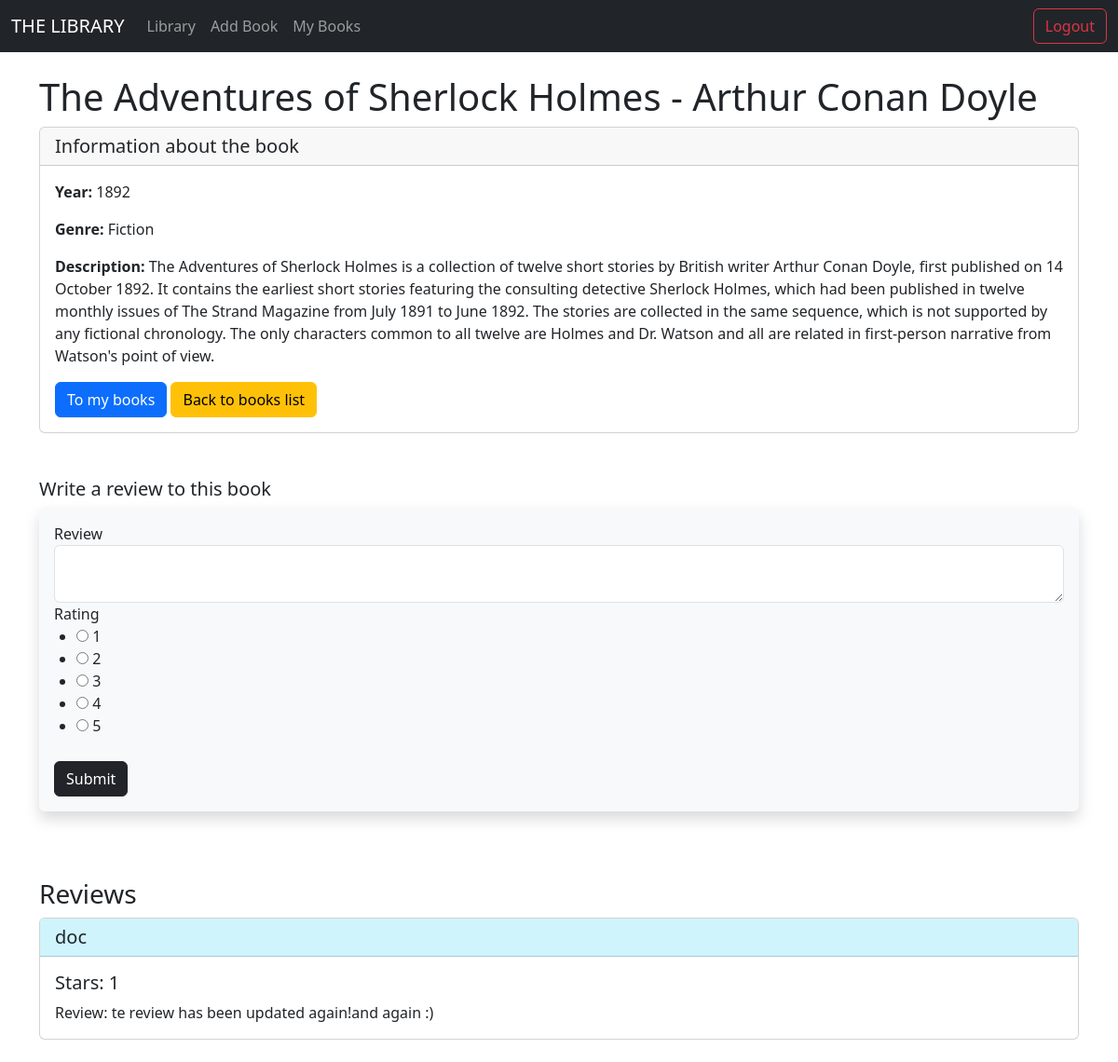
/books/2 (signed in), run on the app's committed database.
### models/db_models.py (models this page shows, shortened)
class Book(db.Model):
    id = db.Column(db.Integer, primary_key=True)
    title = db.Column(db.String(100), nullable=False, unique=False)
    author_name = db.Column(db.String(100), nullable=False, unique=False)
    author_surname = db.Column(db.String(100), nullable=True, unique=False)
    year = db.Column(db.String(100), nullable=False, unique=False)
    genre = db.Column(db.String(50), nullable=False, unique=False)
    description = db.Column(db.Text)
    reviews = db.relationship("Review", backref='reviewed_book')
    reader = db.relationship("Library", backref='stored_book')

class Review(db.Model):
    id = db.Column(db.Integer, primary_key=True)
    text = db.Column(db.Text)
    rating = db.Column(db.Integer, nullable=False)
    reviewer_id = db.Column(db.Integer, db.ForeignKey("users.id"))
    book_id = db.Column(db.Integer, db.ForeignKey("book.id"))

class Users(db.Model, UserMixin):
    id = db.Column(db.Integer, primary_key=True)
    name = db.Column(db.String(100), nullable=False, unique=False)
    surname = db.Column(db.String(100), nullable=False, unique=False)
    username = db.Column(db.String(100), nullable=True, unique=True)
    email = db.Column(db.String(100), nullable=False, unique=True)
    password_hash = db.Column(db.String(128))
    date_added = db.Column(db.DateTime, default=datetime.utcnow())
    reviews = db.relationship("Review", backref='reviewer')
    books = db.relationship("Library", backref='reader')

### main.py (the view)
@app.route('/books/<id>', methods=["GET", "POST"])
@login_required
def book(id):
    book = Book.query.get_or_404(id)
    review_form = ReveiwForm()
    if review_form.validate_on_submit():
        review = Review(text = review_form.text.data, rating = review_form.rating.data, reviewer_id=current_user.id, book_id=book.id)
        review_form.text.data = None
        review_form.rating.data = None
        db.session.add(review)
        db.session.commit()
    reviews = Review.query.filter_by(book_id=book.id).all()
    return render_template("book.html", book=book, reviews=reviews, review_form=review_form)

### forms.py
class ReveiwForm(FlaskForm):
    text = TextAreaField("Review", validators=[DataRequired()])
    rating = RadioField('Rating', choices=[(1, '1'), (2, '2'), (3, '3'), (4, '4'), (5, '5')], validators=[DataRequired()])
    submitbutton = SubmitField("Submit")

### main.py (called while the page is built)
@login_manager.user_loader
def load_user(user_id):
    return Users.query.get(int(user_id))

### templates/book.html (shortened to what this page needs)
{% extends 'base.html'%}
{% block content %}
<br>
<h1>{{book.title}} - {{book.author_name}} {{book.author_surname}}</h1>
<div class="card">
    <h5 class="card-header">Information about the book</h5>
<div class="card-body">
    <p class="card-text"><strong>Year:</strong> {{book.year}}</p>
    <p class="card-text"><strong>Genre:</strong> {{book.genre}}</p>
    <p class="card-text"><strong>Description:</strong> {{book.description}}</p>
    <a href={{url_for('my_books')}}  class="btn btn-primary">To my books</a>
          {% if current_user.is_authenticated%}
        <a href={{url_for('home')}}  class="btn btn-warning">Back to books list</a>
          {% endif %}
</div>
</div>
<br><br>
{% if current_user.is_authenticated %}
<h5>Write a review to this book</h5>
<div class="shadow p-3 mb-5 bg-body-tertiary rounded">
<form method="POST">
    {{review_form.text.label}}
    {{review_form.text(class="form-control")}}
    {{review_form.rating.label()}}
    {{review_form.rating(class="form-check")}}
    <br>
    {{review_form.submitbutton(class="btn btn-dark")}}
</form>
</div>
{% else %}
<h6>To write reviews please <a href="{{url_for('login')}}"><button class="btn btn-outline-dark" type="submit">Login</button></a> </h6>
{%endif%}
<br>
{%if reviews%}
<h3>Reviews</h3>
{% for review in reviews%}
<div class="card">
      <h5 class="card-header bg-info-subtle">{{review.reviewer.username}} </h5>
      <div class="card-body">
        <h5 class="card-title">Stars: {{review.rating}}</h5>
        <p class="card-text">Review: {{review.text}}</p>
      </div>
</div>
<br>
{%endfor%}
{%else%}
<h6>There is no reviews yet</h6>
{%endif%}
{% endblock %}

### data on the page
Book: title "The Adventures of Sherlock Holmes", author_name "Arthur", author_surname "Conan Doyle", year "1892", genre "Fiction", description "The Adventures of Sherlock Holmes is a collection of twelve short stories by British writer Arthur Conan Doyle, first published on 14 October 1892. It contains the earliest short stories featuring the consulting detective Sherlock Holmes, which had been published in twelve monthly issues of The Strand Magazine from July 1891 to June 1892. The stories are collected in the same sequence, which is not supported by any fictional chronology. The only characters common to all twelve are Holmes and Dr. Watson and all are related in first-person narrative from Watson's point of view."
Review: reviewer.username "doc", rating "1", text "te review has been updated again!and again :)"

### other printed values
{{ review_form.text.label }} "Review"
{{ review_form.rating.label() }} "Rating"
